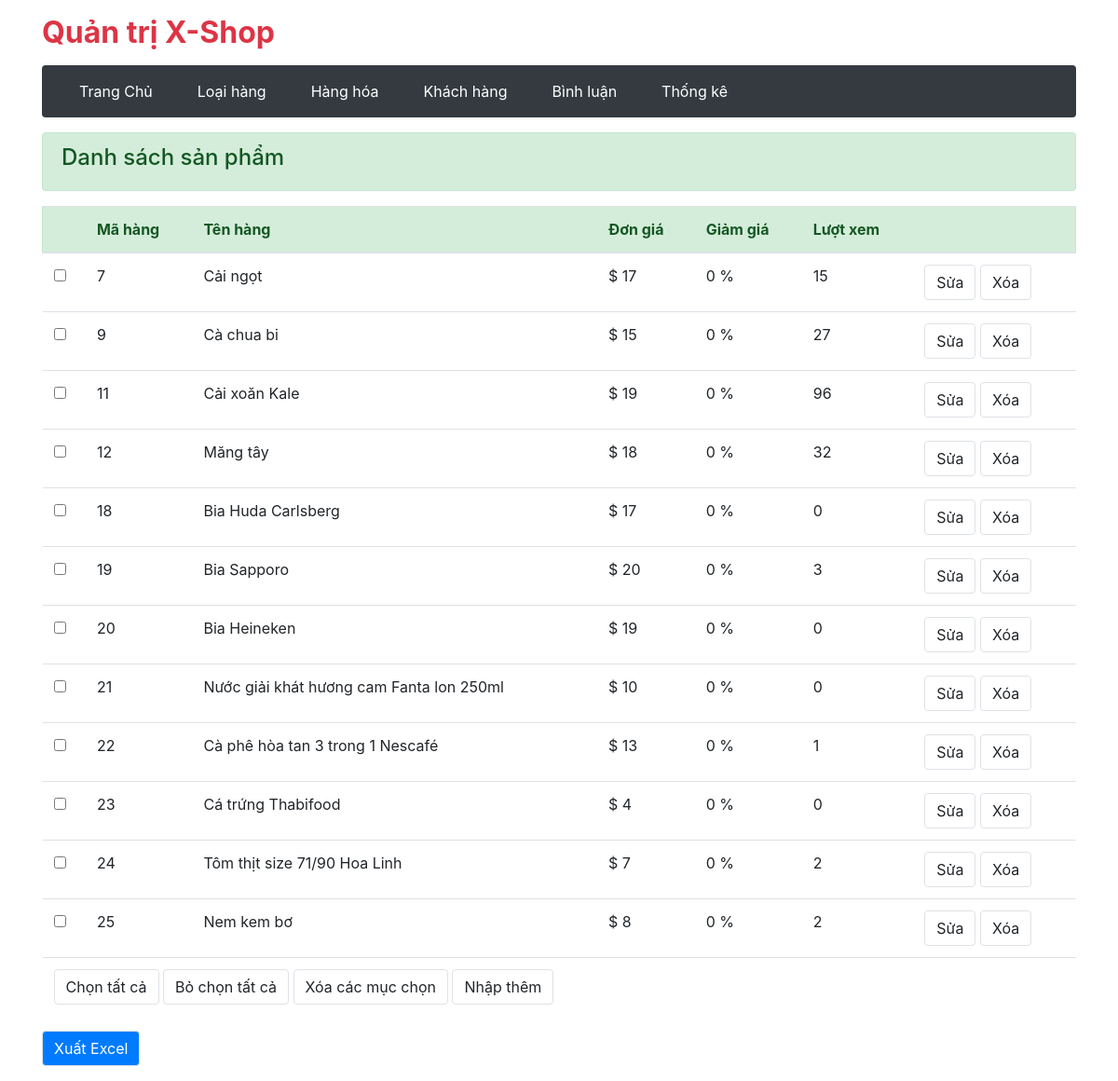
Before: /admin/product/index.php?btn-list (signed in) with the older database file.
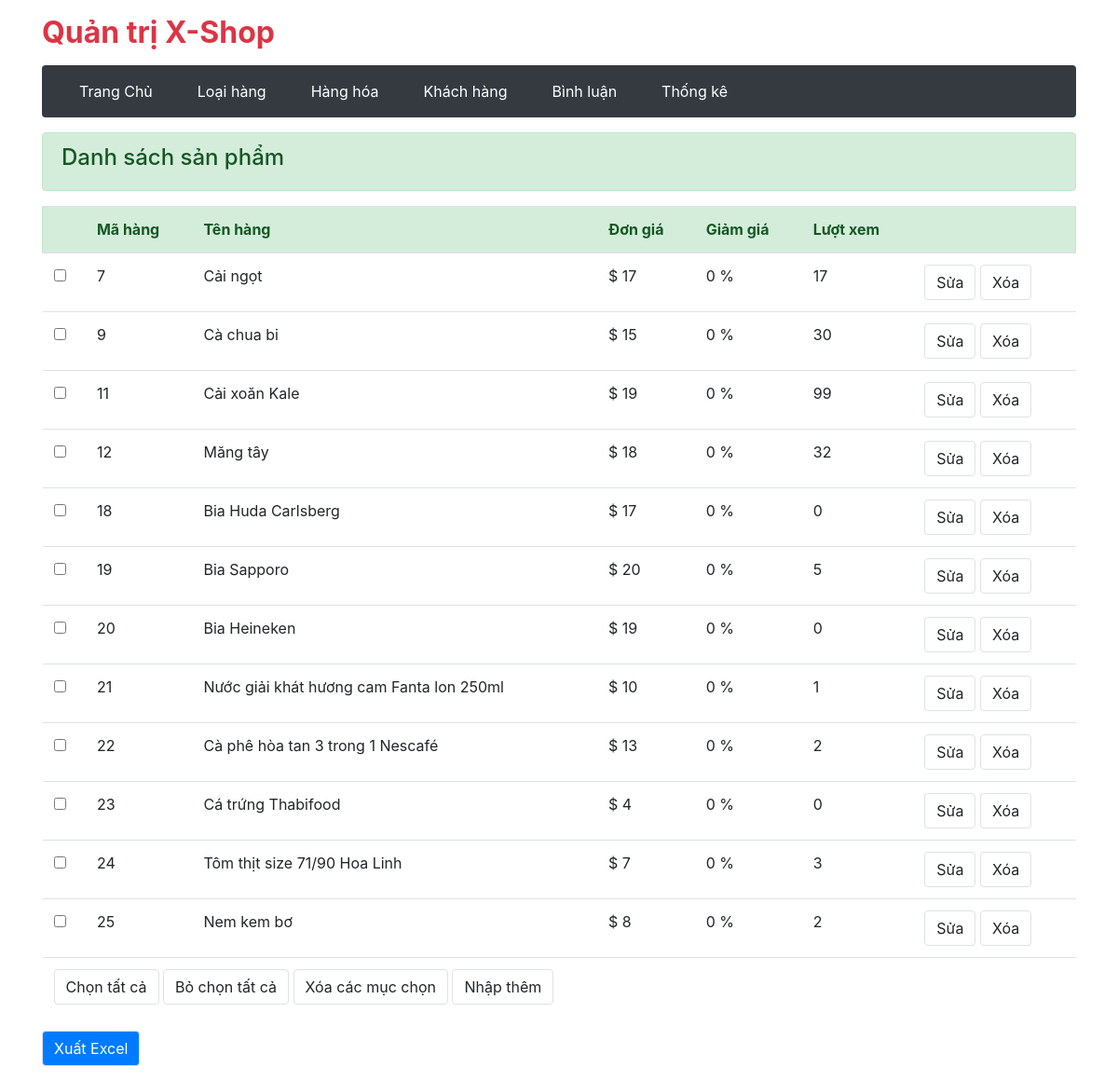
After: the same page with the newer database file.
### tables this page shows
CREATE TABLE `hang_hoa` (
  `ma_hh` int(11) NOT NULL,
  `ten_hh` varchar(60) NOT NULL,
  `don_gia` float NOT NULL,
  `giam_gia` float NOT NULL,
  `hinh` varchar(50) NOT NULL,
  `ma_loai` int(11) NOT NULL,
  `so_luot_xem` int(11) NOT NULL,
  `ngay_nhap` date NOT NULL,
  `mo_ta` varchar(200) NOT NULL
);

### admin/product/index.php (called while the page is built, shortened)
<?php
    require '../../gobal.php';
    require '../../dao/functionTitle.php';
    require '../../dao/functionProduct.php';
    extract($_REQUEST);
    if(array_key_exists('btn-insert', $_REQUEST)){
        $hinh = save_file("hinh", "$IMAGE_DIR");
        $ngay_nhap = date('Y-m-d');
        $so_luot_xem = '0';
        insertProduct($ten_hh, $don_gia, $giam_gia, $hinh, $ma_loai, $so_luot_xem, $ngay_nhap, $mo_ta);
        $view_name = 'addProduct.php';
        $MESSAGE = 'Thêm hàng hóa thành công';
    }
    else if(array_key_exists('btn-list', $_REQUEST)){
        $items = selectProducts();
    }
    require "../layout.php";

### dao/functionProduct.php (called while the page is built, shortened)
<?php
    require_once 'database.php';
    function selectProducts()
    {
        global $conn;
        $select = "SELECT * FROM hang_hoa";
        return $conn->query($select);
    }

### admin/product/productsList.php (the view, shortened to what this page needs)
<div class="alert alert-success mt-3">
    <h4>Danh sách sản phẩm</h4>
</div>
<form action="index.php" method="post">
    <table class="table ">
        <thead class="alert alert-success">
            <tr>
                <th scope="col"></th>
                <th scope="col">Mã hàng</th>
                <th scope="col">Tên hàng</th>
                <th scope="col">Đơn giá</th>
                <th scope="col">Giảm giá</th>
                <th scope="col">Lượt xem</th>
                <th scope="col"></th>
            </tr>
        </thead>
        <tbody>
            <?php foreach ($items as $item) : ?>
                <tr>
                    <th><input type="checkbox" name="ma_hh[]" value="<?= $item['ma_hh'] ?>"></th>
                    <td><?= $item['ma_hh'] ?></td>
                    <td><?= $item['ten_hh'] ?></td>
                    <td>$ <?= $item['don_gia'] ?></td>
                    <td><?= $item['giam_gia'] ?> %</td>
                    <td><?= $item['so_luot_xem'] ?></td>
                    <td>
                        <a href="index.php?btn-edit&ma_hh=<?= $item['ma_hh'] ?>" class="btn btn-default border">Sửa</a>
                        <a href="index.php?btn-delete&ma_hh=<?= $item['ma_hh'] ?>" class="btn btn-default border">Xóa</a>
                    </td>
                </tr>
            <?php endforeach ?>
        </tbody>
        <tfoot>
            <tr>
                <td colspan="7">
                    <button id="check-all" type="button" class="btn btn-default border">Chọn tất cả</button>
                    <button id="clear-all" type="button" class="btn btn-default border">Bỏ chọn tất cả</button>
                    <button id="btn-delete" name="btn-delete" class="btn btn-default border">Xóa các mục chọn</button>
                    <a href="index.php" class="btn btn-default border">Nhập thêm</a>
                </td>
            </tr>
        </tfoot>
    </table>
</form>
<form action="export.php" method="POST">
    <div class="form-group">
        <input type="submit" name="export" value="Xuất Excel" class="btn btn-primary border">
    </div>
</form>

Changed rows visible on the page:
changed hang_hoa "Cải ngọt": so_luot_xem "15" → "17"
changed hang_hoa "Cà chua bi": so_luot_xem "27" → "30"
changed hang_hoa "Cải xoăn Kale": so_luot_xem "96" → "99"
changed hang_hoa "Bia Sapporo": so_luot_xem "3" → "5"
changed hang_hoa "Nước giải khát hương cam Fanta lon 250ml": so_luot_xem "0" → "1"
changed hang_hoa "Cà phê hòa tan 3 trong 1 Nescafé": so_luot_xem "1" → "2"
changed hang_hoa "Tôm thịt size 71/90 Hoa Linh": so_luot_xem "2" → "3"
